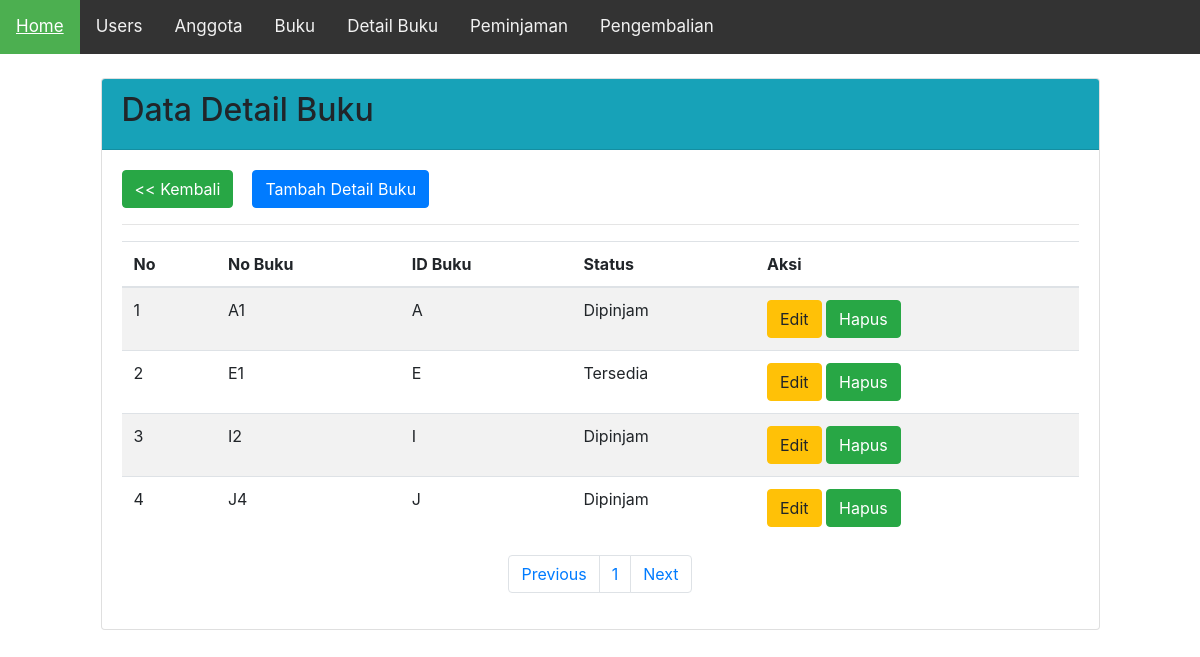
The page /detailbuku.php on the database its author committed.
### tables this page shows
CREATE TABLE `detail_buku` (
  `no_buku` varchar(10) NOT NULL,
  `id_buku` varchar(10) NOT NULL,
  `status` varchar(50) NOT NULL
);

### koneksi.php (called while the page is built, shortened)
<?php
	class database{
		var $host 	= "localhost";
		var $uname	= "root";
		var $passw	= "";
		var $db 	= "perpustakaan";
		function __construct(){
			$this->koneksi = mysqli_connect(
				$this->host,
				$this->uname,
				$this->passw,
				$this->db);
		}
		function tampil_detail_buku_(){
			$query = mysqli_query($this->koneksi,"select * from detail_buku");
			$data = $query->num_rows;
			return $data;
		}
		function tampil_detail_buku_paging($awal,$batas){
		$data = mysqli_query($this->koneksi,"select * from detail_buku order by no_buku asc limit $awal, $batas");
		while($row= mysqli_fetch_array($data)){
			$hasil[]= $row;
		}
		$jml = $data->num_rows;
		if ($jml != 0) {
			return $hasil;
		}
	}
	}
?>

### view_detailbuku.php (the view, shortened to what this page needs)
<div class="table-responsive">
	<table class="table table-striped">
		<input class="btn btn-success" style="margin-right:2%;" action="action" onclick="window.history.go(-1); return false;" type="submit" value="&lt;&lt; Kembali">
		<a href="tambah_detailbuku.php" class="btn btn-primary">Tambah Detail Buku</a>
		<thead>
		<hr>
		<tr>
			<th>No</th>
			<th>No Buku</th>
			<th>ID Buku</th>
			<th>Status</th>
			<th>Aksi</th>
		</tr>
		</thead>
		<?php
			foreach($data_buku as $row){
		?>
		<tr>
		<?php
							$status = $row['status'];
							if($status=='1'){
								$statusnya="Tersedia";
							}else{
								$statusnya="Dipinjam";
							}
						?>
			<td><?php echo $nomor++; ?></td>
			<td><?php echo $row['no_buku']; ?></td>
			<td><?php echo $row['id_buku']; ?></td>
			<td><?php echo $statusnya; ?></td>
			<td>
				<a class="btn btn-warning" a href="edit_detailbuku.php?no_buku=<?php echo $row['no_buku']; ?>">Edit</a>
				<a class="btn btn-success" a href="proses.php?aksi=hapus_detailbuku&no_buku=
				<?php echo $row['no_buku']; ?>
				"onclick='return confirm("Apakah Yakin Ingin Menghapus?")'>Hapus</a>
			<?php
			}
			?>
		</tr>
		</table>
		<nav>
				<ul class="pagination justify-content-center">
					<li class="page-item">
						<a class="page-link" <?php if($halaman > 1) {echo "href='?halaman=$previous'";} ?>>Previous</a>
					</li>
					<?php
					for($x=1;$x<=$total_halaman;$x++){
						?>
						<li class="page-item"><a class="page-link" href="?halaman=<?php echo $x ?>"><?php echo $x; ?></a></li>
						<?php
					}
					?>
					<li class="page-item">
						<a class="page-link" <?php if($halaman < $total_halaman) {echo "href='?halaman=$next'";} ?>>Next</a>
					</li>
				</ul>
			</nav>
</div>

### rows shown on the page
detail_buku: no_buku "A1", id_buku "A", status "Dipinjam"
detail_buku: no_buku "E1", id_buku "E", status "Tersedia"
detail_buku: no_buku "I2", id_buku "I", status "Dipinjam"
detail_buku: no_buku "J4", id_buku "J", status "Dipinjam"
